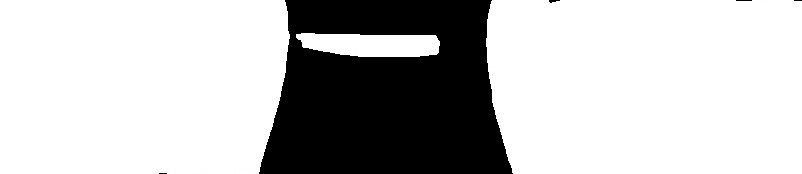
%> input picture 液体表面张力/第二次拟合/输入matlab前.jpg, 802 x 174 px
$ octave 'matlab代码.m'   (GNU Octave 9; MATLAB toolbox functions it lacks are replaced by stand-ins)
%> lines starting %> are read from the running program, lines starting %| are printed output that depends on the picture; in (x1, y1, x2, y2) boxes, pixels count from 0 and x2, y2 are one past the last pixel; in counts of white or black regions, pixels touching at a corner belong together; the program's own positions count from 1
%% 液桥法测量表面张力系数
% 参考文献:
% [1] C. Ferrera, J. M. Montanero, M. G. Cabezas,
%     "An analysis of the sensitivity of pendant drops and liquid bridges...",
%     Meas. Sci. Technol. 18 (2007) 3713–3723.

clear; clc; close all;

%% ==================== 第一部分：图像预处理与轮廓提取 ====================

% 读取二值化液桥图像
img = imread('输入matlab前.jpg');
%> img is the input picture: size 174x802x3 uint8; min 0, max 255, mean 191.6

% 确保为二值图像
if size(img, 3) == 3
    img_gray = rgb2gray(img);
else
    img_gray = img;
end

% 二值化
bw_raw = imbinarize(img_gray);
%> bw_raw: size 174x802 logical; 75.1% white; 5 black regions (3 under 20 px), largest, box (x1, y1, x2, y2) and area: (259, 0, 513, 174) 34636, (549, 0, 560, 3) 20
bw_img = ~bw_raw;  % 取反：黑色变白色（液体区域）
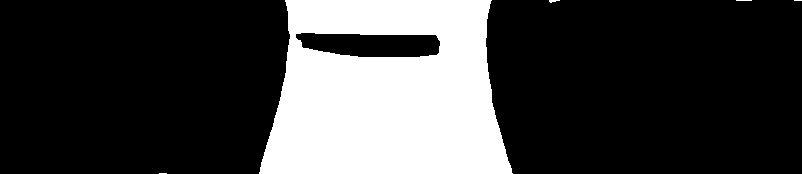
%> bw_img: size 174x802 logical; 24.9% white; 5 white regions (3 under 20 px), largest, box (x1, y1, x2, y2) and area: (259, 0, 513, 174) 34636, (549, 0, 560, 3) 20
% 显示原始和反转图像
figure('Name', '液桥图像处理流程', 'Position', [100 100 1800 500]);

subplot(1, 6, 1);
imshow(bw_raw);
title('原始图像（黑=液体）');

subplot(1, 6, 2);
imshow(bw_img);
title('反转后（白=液体）');

% 清理小噪点
bw_clean = bwareaopen(bw_img, 30);  % 移除小噪点
%> bw_clean: size 174x802 logical; 24.8% white; 1 white region, box (x1, y1, x2, y2) and area: (259, 0, 513, 174) 34636
bw_clean = imfill(bw_clean, 'holes'); % 填充孔洞
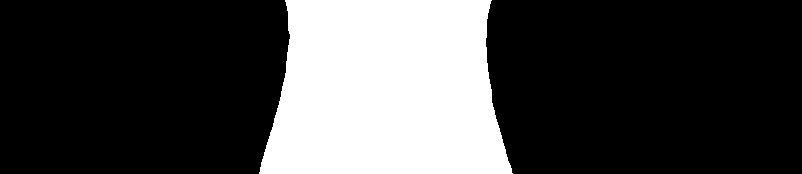
%> bw_clean: size 174x802 logical; 26.8% white; 1 white region, box (x1, y1, x2, y2) and area: (259, 0, 513, 174) 37462

subplot(1, 6, 3);
imshow(bw_clean);
title('清理后');

% 标记连通区域
[labeled_img, num_regions] = bwlabel(bw_clean);
%> labeled_img: size 174x802 double; values 0 (black) and 1 (white), 26.8% white; 1 white region
%> num_regions = 1
fprintf('检测到 %d 个连通区域\n', num_regions);
%| 检测到 1 个连通区域
subplot(1, 6, 4);
imshow(label2rgb(labeled_img, 'jet', 'k', 'shuffle'));
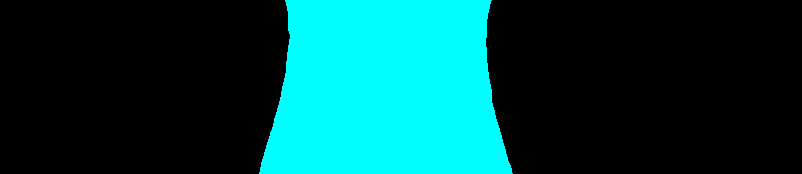
%> displayed picture: size 174x802x3, on the screen's scale of 0 to 255; mean R, G, B 0, 68.5, 68.5
title(sprintf('标记区域 (%d个)', num_regions));

% 提取区域属性
region_props = regionprops(labeled_img, 'Area', 'BoundingBox', 'Centroid', 'PixelList');
%> region_props = 1 region; box (x1, y1, x2, y2), Area and Centroid: (259, 0, 513, 174) 37462 [387 91.2]

% 筛选液桥区域：保留较大区域（排除微小噪点）
areas = [region_props.Area];
%> areas = 37462
[~, sort_idx] = sort(areas, 'descend');
%> sort_idx = 1

% 保留前2个最大区域（左右两个液桥）
num_keep = min(2, num_regions);
%> num_keep = 1
valid_regions = sort_idx(1:num_keep);
%> valid_regions = 1

fprintf('保留的液桥区域: ');
for i = valid_regions
    fprintf('区域%d(面积=%d) ', i, region_props(i).Area);
end
%> this loop made 1 pass
%| 保留的液桥区域: 区域1(面积=37462)
fprintf('\n');

% 合并液桥区域
liquid_mask = false(size(bw_clean));
for i = valid_regions
    liquid_mask = liquid_mask | (labeled_img == i);
end

% 形态学闭运算连接左右液桥（如果中间有微小断裂）
se = strel('disk', 20);
liquid_mask = imclose(liquid_mask, se);
%> liquid_mask: size 174x802 logical; 26.8% white; 1 white region, box (x1, y1, x2, y2) and area: (259, 0, 513, 174) 37468

subplot(1, 6, 5);
imshow(liquid_mask);
title('合并液桥区域');

% 提取最终轮廓
[B, ~] = bwboundaries(liquid_mask, 'noholes');
%> B = 1 boundary; box (x1, y1, x2, y2) and points: (259, 0, 513, 174) 806

% 选择最大的轮廓（合并后的液桥）
max_len = 0;
main_idx = 1;
for i = 1:length(B)
    if length(B{i}) > max_len
        max_len = length(B{i});
        main_idx = i;
    end
end
%> this loop made 1 pass
%> (max_len, main_idx) on pass 1: (806, 1)

boundary = B{main_idx};
%> boundary = 806 rows, first 12: [173 260; 172 261; 171 261; 170 261; 169 261; 168 261; 167 262; 166 262; 165 262; 164 262; 163 262; 162 263]
y_all = boundary(:, 1);
%> y_all = 806 values, max 174 at index 552, min 1 at index 173, mean 92.65
x_all = boundary(:, 2);
%> x_all = 806 values, max 513 at index 552, min 260 at index 1, mean 387.2

% ==================== 正确识别液桥主体 ====================

% 找到液桥的垂直范围
y_min = min(y_all);
%> y_min = 1
y_max = max(y_all);
%> y_max = 174
x_min = min(x_all);
%> x_min = 260
x_max = max(x_all);
%> x_max = 513

% 分析每一行的宽度分布，找到液桥主体（最宽处）
y_range = y_min:y_max;
%> y_range = 174 values from 1 to 174
widths = zeros(size(y_range));

for i = 1:length(y_range)
    y = y_range(i);
    x_at_y = x_all(y_all == y);
    if ~isempty(x_at_y)
        widths(i) = max(x_at_y) - min(x_at_y);
    end
end
%> this loop made 174 passes
%> x_at_y on passes 2 to 4: [286; 491], [287; 491], [287; 491]
%> after the loop, widths = 174 values, max 253 at index 174, min 196 at index 39, mean 214.3

% 找到液桥主体（宽度最大的连续区域）
% 使用平滑减少噪声影响
%> (the run ends here)

$ run again, with 液体表面张力/第二次拟合/python运行后.jpg copied over 液体表面张力/第二次拟合/输入matlab前.jpg
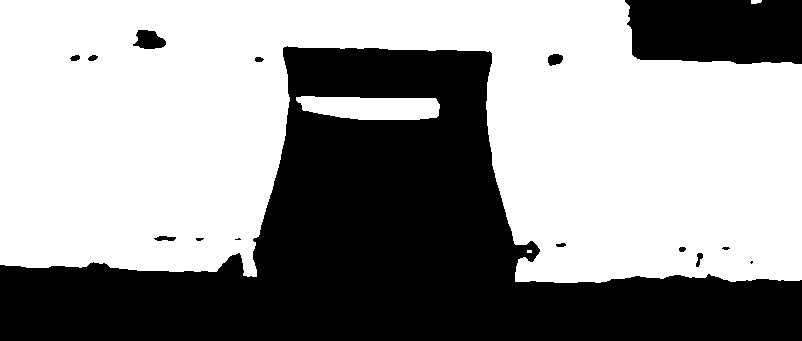
%> input picture 液体表面张力/第二次拟合/python运行后.jpg, 802 x 341 px
%> img is the input picture: size 341x802 uint8; min 0, max 255, mean 150.1
%> bw_raw: size 341x802 logical; 58.8% white; 15 black regions (4 under 20 px), largest, box (x1, y1, x2, y2) and area: (0, 46, 802, 341) 101085, (625, 0, 802, 64) 10514, (133, 30, 166, 49) 441
%> `[labeled_img, num_regions] = bwlabel(bw_clean);`:
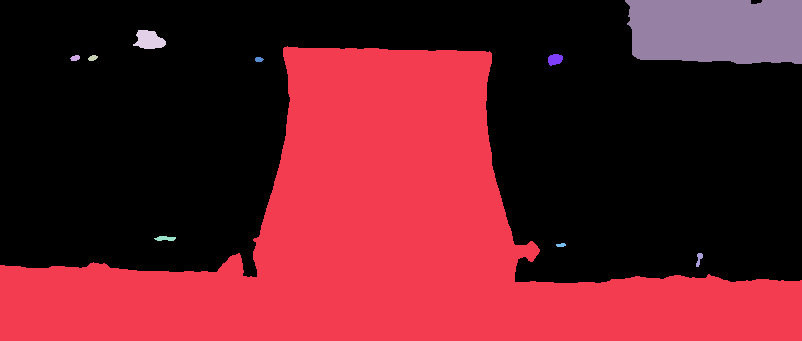
%> labeled_img: size 341x802 double; 11 distinct labels, from 0 to 10; one colour per label, 0 black
%> num_regions = 10
%| 检测到 10 个连通区域
%> region_props = 10 regions; largest, box (x1, y1, x2, y2), Area and Centroid: (0, 46, 802, 341) 103926 [386.6 240.6], (625, 0, 802, 64) 10514 [717.6 31.2], (133, 30, 166, 49) 441 [149.8 40.7], (548, 54, 563, 66) 138 [555.6 60.1], (154, 236, 176, 241) 80 [165.8 239.1]
%> areas = [103926 45 43 441 80 36 138 31 10514 55]
%> sort_idx = [1 9 4 7 5 10 2 3 6 8]
%> num_keep = 2
%> valid_regions = [1 9]
%> the loop `for i = valid_regions` made 2 passes
%> i on pass 2: 9
%> (printed output is left out)
%> `liquid_mask = imclose(liquid_mask, se);`:
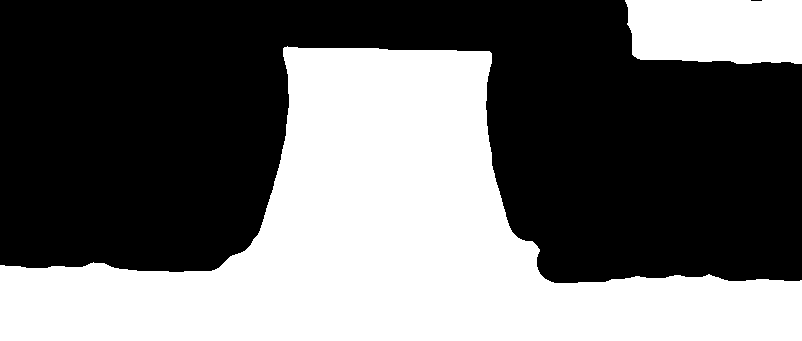
%> liquid_mask: size 341x802 logical; 42.3% white; 2 white regions, box (x1, y1, x2, y2) and area: (0, 46, 802, 341) 105115, (625, 0, 802, 64) 10578
%> B = 2 boundaries; box (x1, y1, x2, y2) and points: (0, 46, 802, 341) 2085, (625, 0, 802, 64) 463
%> the loop `for i = 1:length(B)` made 2 passes
%> (max_len, main_idx) on pass 1: (2085, 1)
%> boundary = 2085 rows, first 12: [266 1; 266 2; 266 3; 266 4; 266 5; 267 6; 267 7; 267 8; 267 9; 267 10; 267 11; 267 12]
%> y_all = 2085 values, max 341 at index 1209, min 47 at index 452, mean 255.8
%> x_all = 2085 values, max 802 at index 1149, min 1 at index 1, mean 397.5
%> y_min = 47
%> y_max = 341
%> x_min = 1
%> x_max = 802
%> y_range = 295 values from 47 to 341
%> the loop `for i = 1:length(y_range)` made 295 passes
%> x_at_y on passes 1, 4, 7: 288, [284; 380; 381; 382; 383; 384; 385; 386; 387; 388], [284; 491]
%> after the loop `for i = 1:length(y_range)`: widths = 295 values, max 801 at index 235, min 0 at index 1, mean 362.2
